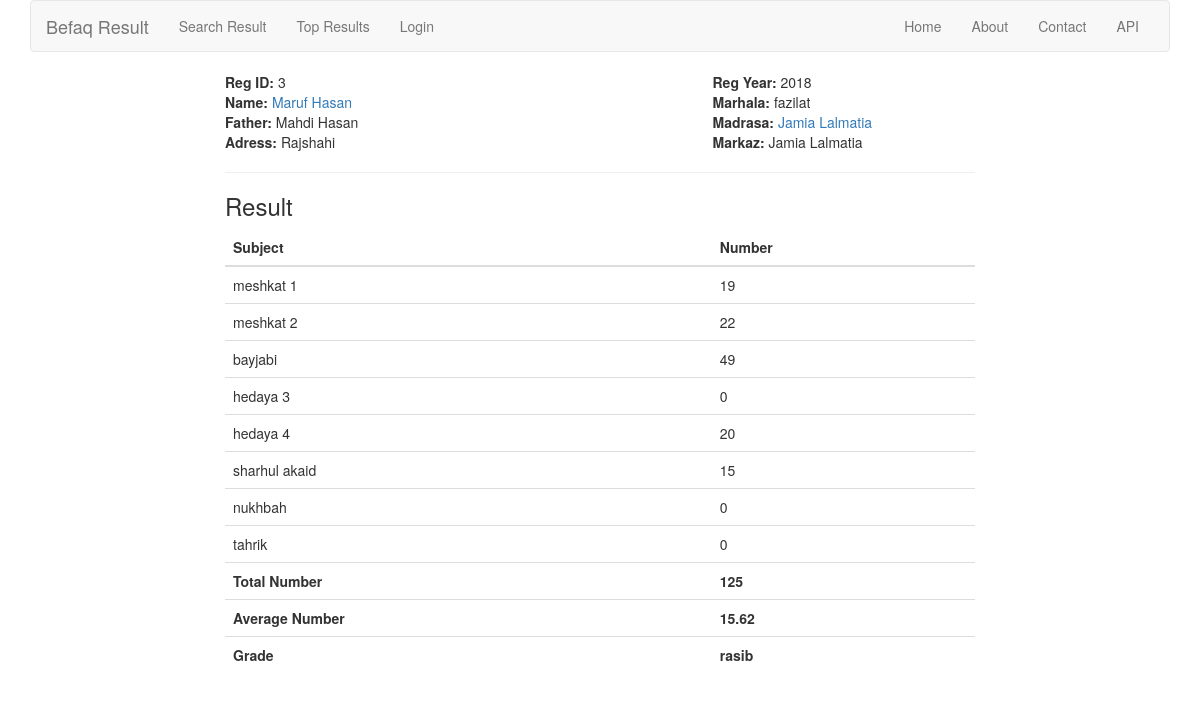
/result/3/, run on the app's committed database.
### student/models.py (models this page shows, shortened)
class Student(models.Model):
    name          = models.CharField(max_length=100)
    father        = models.CharField(max_length=100)
    address       = models.CharField(max_length=255,
                                     null=True,
                                     blank=True,
                                     help_text='permanent address of student')
    madrasa       = models.ForeignKey(Madrasa, on_delete=models.CASCADE, related_name='students')
    markaz        = models.CharField(max_length=127,
                                     blank=True,
                                     help_text="If the student's madrasa is the markaz then leave it blank'"
                                               " otherwise enter the markaz name")
    marhala       = models.CharField(max_length=10,
                                     choices=MARHALA)
    reg_year      = models.CharField(max_length=4,
                                     choices=REGISTRATION_YEARS,
                                     default='2018')
    registrar     = models.ForeignKey('auth.User', default=1)
    registered_at = models.DateTimeField(auto_now_add=True)
    updated_at    = models.DateTimeField(auto_now=True)
    is_active    = models.BooleanField(default=True, help_text='Active by Default')
    objects       = StudentManager()
    def get_subject_list(self):
        subject_list = SUBJECT_LIST[self.marhala]
        return subject_list
    class Meta:
        ordering = ['-registered_at','-updated_at']

### madrasa/models.py (models this page shows, shortened)
class Madrasa(models.Model):
    name      = models.CharField(max_length=127, unique=True)
    address   = models.CharField(max_length=255, blank=True)
    is_markaz = models.BooleanField(default=False)
    def __str__(self):
        return self.name

### result/models.py (models this page shows, shortened)
class Result(models.Model):
    student    = models.OneToOneField(Student, on_delete=models.CASCADE)
    subject_1  = models.IntegerField(default=0,validators=[MinValueValidator(0),MaxValueValidator(100)])
    subject_2  = models.IntegerField(default=0,validators=[MinValueValidator(0),MaxValueValidator(100)])
    subject_3  = models.IntegerField(default=0,validators=[MinValueValidator(0),MaxValueValidator(100)])
    subject_4  = models.IntegerField(default=0,validators=[MinValueValidator(0),MaxValueValidator(100)])
    subject_5  = models.IntegerField(default=0,validators=[MinValueValidator(0),MaxValueValidator(100)])
    subject_6  = models.IntegerField(default=0,validators=[MinValueValidator(0),MaxValueValidator(100)])
    subject_7  = models.IntegerField(default=0,validators=[MinValueValidator(0),MaxValueValidator(100)])
    subject_8  = models.IntegerField(default=0,validators=[MinValueValidator(0),MaxValueValidator(100)])
    subject_9  = models.IntegerField(default=0,validators=[MinValueValidator(0),MaxValueValidator(100)])
    subject_10 = models.IntegerField(default=0,validators=[MinValueValidator(0),MaxValueValidator(100)])
    total_num   = models.IntegerField(default=0)
    average_num = models.FloatField(default=0)
    grade       = models.CharField(max_length=20, default='', blank=True)

### result/views.py (the view)
# urls.py: url(r'^(?P<id>\d+)/$', ResultDetailAPIView.as_view(), name='result_detail'),
def result_detail(request, id=None):
    result = get_object_or_404(Result, student__id=id)
    student = result.student
    result_dict = OrderedDict()
    for i, subject in enumerate(student.get_subject_list(), 1):
        result_dict[subject] = getattr(result, 'subject_{}'.format(i), 0)
    context = {
        'student': student,
        'result': result_dict,
    }
    return render(request, 'result/result_detail.html', context)

### result/templates/result/result_detail.html (shortened to what this page needs)
{% extends 'base.html' %}
{% block content %}
    <div class="row">
        <div class="col-md-5 col-md-offset-2">
            <strong>Reg ID: </strong>{{ student.id }}<br>
            <strong>Name: </strong><a href="{% url 'student:student_detail' pk=student.pk %}">{{ student.name }}</a> <br>
            <strong>Father: </strong>{{ student.father }}<br>
            <strong>Adress: </strong>{{ student.address }}<br>
        </div>
        <div class="col-md-5">
            <strong>Reg Year: </strong>{{ student.reg_year }}<br>
            <strong>Marhala: </strong>{{ student.marhala }}<br>
            <strong>Madrasa: </strong><a href="{% url 'madrasa:madrasa_detail' pk=student.madrasa.pk %}">{{ student.madrasa }}</a> <br>
            <strong>Markaz: </strong>{{ student.markaz }}<br>
        </div>
        <br/>
        <div class="col-md-8 col-md-offset-2">
        <hr />
            <h3>Result</h3>
            <div class="table-responsive">
                <table class="table table-hover table-white">
                    <thead>
                    <tr>
                        <th scope="col">Subject</th>
                        <th scope="col">Number</th>
                    </tr>
                    </thead>
                    <tbody>
                    {% for subject, number in result.items %}
                        <tr>
                            <td>{{ subject }}</td>
                            <td>{{ number }}</td>
                        </tr>
                    {% endfor %}
                    <tr>
                        <th>Total Number</th>
                        <td><strong>{{ student.result.total_num }}</strong></td>
                    </tr>
                    <tr>
                        <th>Average Number</th>
                        <td><strong>{{ student.result.average_num }}</strong></td>
                    </tr>
                    <tr>
                        <th>Grade</th>
                        <td><strong>{{ student.result.grade }}</strong></td>
                    </tr>
                    </tbody>
                </table>
            </div>
        </div>
    </div>
{% endblock %}

### data on the page
Student: id "3", name "Maruf Hasan", father "Mahdi Hasan", address "Rajshahi", reg_year "2018", marhala "fazilat", madrasa "Jamia Lalmatia", markaz "Jamia Lalmatia", result.total_num "125", result.average_num "15.62", result.grade "rasib"

### other printed values
{{ subject }} "meshkat 1" "meshkat 2" "bayjabi" "hedaya 3" "hedaya 4" "sharhul akaid" "nukhbah" "tahrik"
{{ number }} "19" "22" "49" "0" "20" "15" "0" "0"
